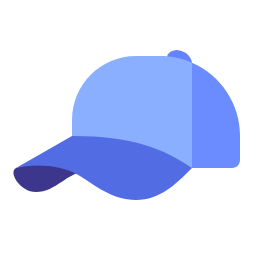
#> input picture apps/mobile/assets/ui/hat-cap.png, 256 x 256 px, found by its file name
$ python quest-hats.py
#> lines starting #> are read from the running program, lines starting #| are printed output that depends on the picture; after the words box and inside, x2 and y2 are one past the last pixel; in counts of white or black regions, pixels touching at a corner belong together
# Quest-reward hats: recolours of the artist's hats (run from apps/mobile). Replace the PNGs with real art any time.
import numpy as np, colorsys, math
from PIL import Image, ImageDraw
def hsv(im):
    a=np.asarray(im.convert("RGBA")).astype(float)/255; rgb=a[...,:3]
    mx=rgb.max(-1); mn=rgb.min(-1); d=mx-mn+1e-9
    r,g,b=rgb[...,0],rgb[...,1],rgb[...,2]
    h=np.where(mx==r,((g-b)/d)%6,np.where(mx==g,(b-r)/d+2,(r-g)/d+4))/6
    s=np.where(mx>0,(mx-mn)/(mx+1e-9),0); return a,h,s,mx
def to_rgb(h,s,v):
    i=np.floor(h*6)%6; f=h*6-np.floor(h*6); p=v*(1-s); q=v*(1-f*s); t=v*(1-(1-f)*s)
#> after `i = np.floor(h * 6) % 6`: i: shape (256, 256) float64; values 0 (black) and 2 (white), 0.01% white in thin lines or dots, all inside (x1, y1, x2, y2) = (81, 53, 240, 124)
#> after `q = v * (1 - f * s)`:
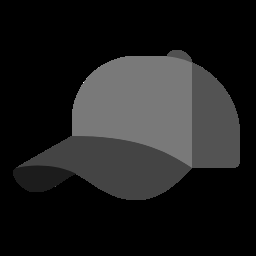
#> q: shape (256, 256) float64; min 0, max 1, mean 0.12
#> after `t = v * (1 - (1 - f) * s)`:
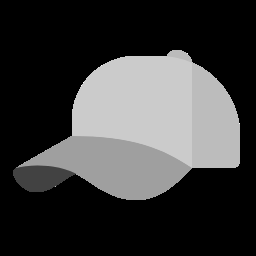
#> t: shape (256, 256) float64; min 0, max 1, mean 0.231
    r=np.choose(i.astype(int),[v,q,p,p,t,v]); g=np.choose(i.astype(int),[t,v,v,q,p,p]); b=np.choose(i.astype(int),[p,p,t,v,v,q])
    return np.stack([r,g,b],-1)
def recolor(src,dst,rule):
    a,h,s,v=hsv(Image.open(src)); h2,s2,v2=rule(h,s,v)
    out=np.concatenate([to_rgb(h2,s2,v2),a[...,3:]],-1)
    return Image.fromarray((np.clip(out,0,1)*255).astype(np.uint8),"RGBA")
#> returned value: PIL image 256x256 RGBA
def star(d,cx,cy,r,fill):
    pts=[(cx+(r if k%2==0 else r*0.45)*math.sin(k*math.pi/5), cy-(r if k%2==0 else r*0.45)*math.cos(k*math.pi/5)) for k in range(10)]
    d.polygon(pts,fill=fill)
U="assets/ui/"
# Golden cap: blues -> gold, keep relative lightness
blue=lambda h,s: (h>0.5)&(h<0.75)&(s>0.2)
im=recolor(U+"hat-cap.png",None,lambda h,s,v:(np.where(blue(h,s),0.12,h),np.where(blue(h,s),np.clip(s*1.6,0,0.95),s),np.where(blue(h,s),np.clip(v**1.8*1.05,0,1),v)))
d=ImageDraw.Draw(im); star(d,150,62,20,(255,255,255,255)); im.save(U+"hat-cap-gold.png")
#> after `d = ImageDraw.Draw(im)`:
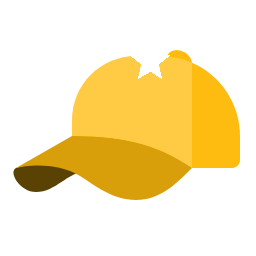
#> saved as hat-cap-gold.png: PIL image 256x256 RGBA; mean R, G, B, A 77.4, 59.7, 14.2, 82.9; transparent parts drawn white
# Royal crown: gold/orange -> royal purple, jewels kept
gold=lambda h,s: (h>0.05)&(h<0.16)&(s>0.3)
im=recolor(U+"hat-crown.png",None,lambda h,s,v:(np.where(gold(h,s),0.76,h),np.where(gold(h,s),0.62,s),np.where(gold(h,s),v*0.85,v)))
#> call 2 of recolor, with src = 'assets/ui/hat-crown.png'
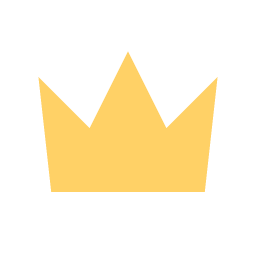
#> input picture apps/mobile/assets/ui/hat-crown.png, 256 x 256 px, found by its file name
#> in hsv (call 2), `mx = rgb.max(-1)`:
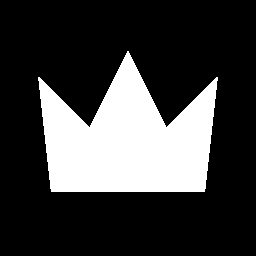
#> mx: shape (256, 256) float64; values 0 (black) and 1 (white), 24.2% white; 1 white region, box (x1, y1, x2, y2) and area: (38, 51, 218, 192) 15832
im.save(U+"hat-crown-royal.png")
# Star wizard: blues -> midnight navy, purple band -> gold, extra gold stars
navy=lambda h,s: (h>0.5)&(h<0.7)&(s>0.3)
band=lambda h,s: (h>0.7)&(h<0.9)
im=recolor(U+"hat-wizard.png",None,lambda h,s,v:(np.where(navy(h,s),0.66,np.where(band(h,s),0.12,h)),np.where(navy(h,s),0.75,np.where(band(h,s),0.85,s)),np.where(navy(h,s),v*0.55,np.where(band(h,s),1.0,v))))
#> call 3 of recolor, with src = 'assets/ui/hat-wizard.png'
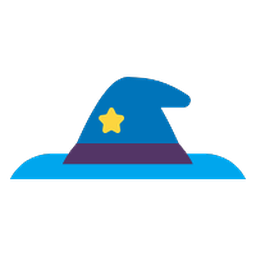
#> input picture apps/mobile/assets/ui/hat-wizard.png, 256 x 256 px, found by its file name
#> in hsv (call 3), `rgb = a[..., :3]`:
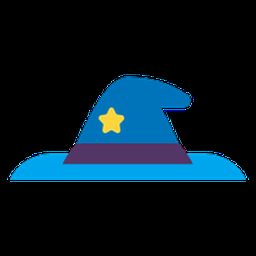
#> rgb: shape (256, 256, 3) float64; mean R, G, B 0.0184, 0.0962, 0.142
d=ImageDraw.Draw(im)
for cx,cy,r in [(152,58,7),(170,30,6),(100,64,6)]: star(d,cx,cy,r,(255,214,64,255))
im.save(U+"hat-wizard-star.png")
